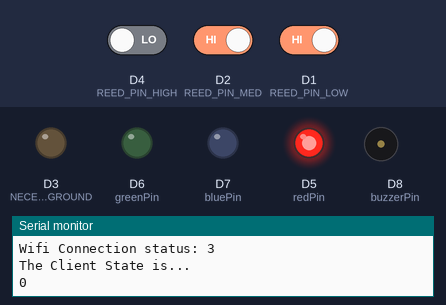
The sketch below on a simulated ESP8266 (Wemos D1 mini). On the bench: output pins drawn as LEDs (lit = HIGH), buzzer (waves = sounding), the last lines printed to the serial monitor. Dashed ring = blinking. The inputs (shaded band) are chosen by the test bench; at power-on: D1 (REED_PIN_LOW) HIGH, D2 (REED_PIN_MED) HIGH, D4 (REED_PIN_HIGH) LOW. WiFi joins after 1.5 s; servers stay silent unless stated; no MQTT or app messages arrive unless stated.

Above: at 4.7 s.
4.8 s: D1 (REED_PIN_LOW) driven LOW
At 5.9 s:
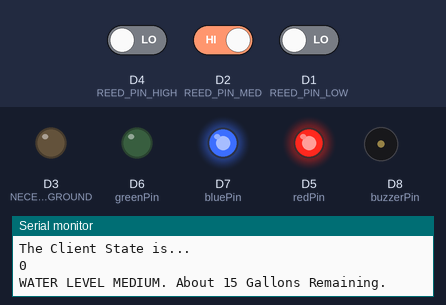
6.3 s: D2 (REED_PIN_MED) driven LOW
At 7.3 s:
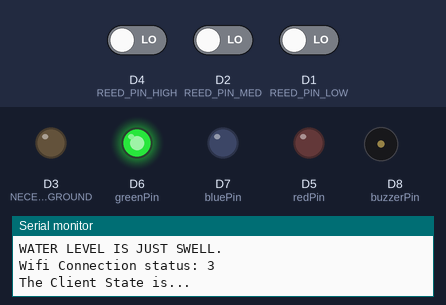
7.9 s: D4 (REED_PIN_HIGH) driven HIGH
At 8.3 s:
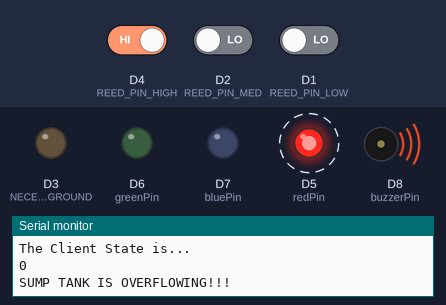
10.9 s: D4 (REED_PIN_HIGH) driven LOW
At 12.2 s:
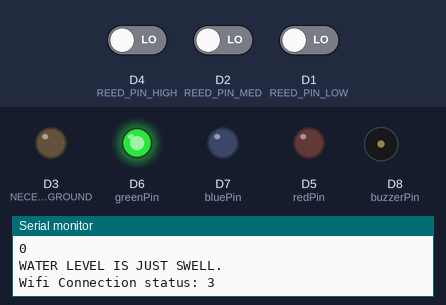
13.9 s: D2 (REED_PIN_MED) driven HIGH
At 14.7 s:
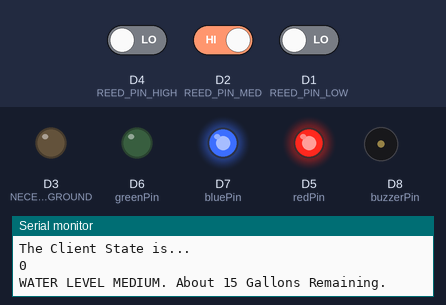
16.9 s: D1 (REED_PIN_LOW) driven HIGH
At 17.5 s:
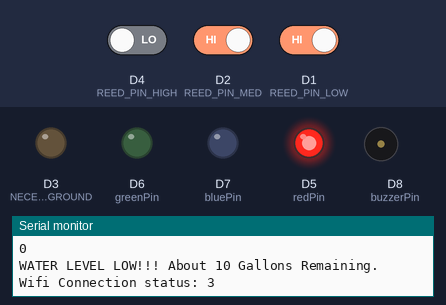
Timing chart, 0 to 19.9 s (numbered marks = the images above; inputs shaded):
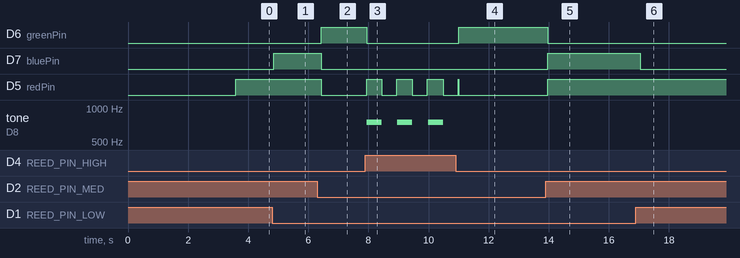

The sketch:

WATER_LEVEL_MONITORING.ino
```cpp
//////////////////////////////////////////////////
// Finalized code for water level
// measuring and reporting for
// The Greaux Engineering System.
// Includes wireless connectivity and MQTT
// data transfer.
//
// Written by Chase Brumfield and Kevin Baudoin
/////////////////////////////////////////////////
// DONT FORGET TO CHANGE NETWORK ID VARIABLES TO YOUR
// NETWORK NAME AND PASSWORD.  ALSO CHANGE THE MQTT IP
// ADDRESS VARIABLE TO YOUR MQTT IP ADDRESS
//////////////////////////////////////////////////
// 1. Connects to wifi and MQTT
// 2. Reports the water level based on the status (open
//    or closed) of three broken finger switches
//////////////////////////////////////////////////
// IMPORTANT NOTE: Because of the way
// The WEMOS uses pins to reset itself, you
// Must open the circuit associated with pin
// D4 to upload a new sketch
/////////////////////////////////////////////////

#include <PubSubClient.h>        //enable MQTT Library
#include <ESP8266WiFi.h>
extern "C"{
#include "user_interface.h"
}
///////////////////////////////////
//////////COUNTER VARIABLES////////
///////////////////////////////////

unsigned long previousMillis = 0;
int release_counter = 0;

////////////////////////////////
//MQTT//////////////////////////
////////////////////////////////

const char* mqtt_server = "YOUR MQTT SERVER IP ADDRESS";    //MQTT Server IP Address
WiFiClient espClient3;           //Create Wifi client named espClient
PubSubClient client(espClient3);

/////////////////////////////////////////////
/////// Wifi Variables //////////////////////
/////////////////////////////////////////////
const char* ssid = "YOUR NETWORK SSID NAME";        //Internet Network Name
const char* password = "YOUR NETWORK PASSWORD";    //Wifi Password
char c[8];
long lastMsg = 0;
int value = 0;

///////////////////////////////////////////////
// Reconnect Function /////////////////////////
///////////////////////////////////////////////

void reconnect() {
  // Loop until we're reconnected
  while (!client.connected()) {
    Serial.print("Attempting MQTT connection...");
    // Attempt to connect
    if (client.connect("ESP8266Client3")) {
      Serial.println("connected");
    } else {
      Serial.print("failed, rc=");
      Serial.print(client.state());
      Serial.println(" try again in 5 seconds");
      // Wait 5 seconds before retrying
      delay(5000);
    }
  }
}

/////////////////////////////////////////////
// Wifi-Setup Function //////////////////////
/////////////////////////////////////////////

void setup_wifi() {

  delay(10);
  Serial.println();
  Serial.print("Connecting to ");
  Serial.println(ssid);
  wifi_set_sleep_type(NONE_SLEEP_T);
  WiFi.persistent(false); //These 3 lines are a required work around
  WiFi.mode(WIFI_OFF);    //otherwise the module will not reconnect
  WiFi.mode(WIFI_STA);    //if it gets disconnected
  WiFi.begin(ssid, password);

  while (WiFi.status() != WL_CONNECTED) {
    delay(500);
    Serial.print(".");
  }

  Serial.println("");
  Serial.println("WiFi connected");
  Serial.println("IP address: ");
  Serial.println(WiFi.localIP());
}

//Initialize all pins as LOW and assign
//different pins to appripriate tri-color
//LED Values

const int REED_PIN_LOW  = D1;      // LED_LOW pin - active-high
const int REED_PIN_MED  = D2;      // LED_MED pin - active-high
const int REED_PIN_HIGH = D4;      // LED_HIGH pin - active-high
const int NECESSARY_GROUND = D3;

int redPin = D5;
int greenPin = D6;
int bluePin = D7;

int buzzerPin = D8;

void setup()
{
  Serial.begin(9600);

  pinMode(NECESSARY_GROUND, OUTPUT);
  digitalWrite(NECESSARY_GROUND, LOW);

  pinMode(REED_PIN_LOW, INPUT_PULLUP);
  pinMode(REED_PIN_MED, INPUT_PULLUP);
  pinMode(REED_PIN_HIGH, INPUT);
  digitalWrite(REED_PIN_HIGH, HIGH);

  pinMode(redPin, OUTPUT);
  pinMode(greenPin, OUTPUT);
  pinMode(bluePin, OUTPUT);

  pinMode(buzzerPin, OUTPUT);

  setup_wifi();                         //run wifi setup function
  delay(1000);
  client.setServer(mqtt_server, 1883);  //Set MQTT server to port 1883
  delay(1000);
}

void loop()
{
unsigned long currentMillis = millis();

 Serial.printf("Wifi Connection status: %d\n", WiFi.status());

   if (!client.connected()) {
    reconnect();
  }
  client.loop();
  Serial.println("The Client State is...");
  Serial.println(client.state());

  char msg[40];  // Buffer variable for MQTT data
  int proximity_low = digitalRead(REED_PIN_LOW);                              //
  int proximity_med = digitalRead(REED_PIN_MED);                              //
  int proximity_high = digitalRead(REED_PIN_HIGH);                            //


  if (proximity_low == HIGH)      // If the pin reads HIGH, the switch is OPEN, and water is LOW.
  {
    Serial.println("WATER LEVEL LOW!!! About 10 Gallons Remaining.");                                  //
    digitalWrite(redPin, HIGH);
    digitalWrite(greenPin, LOW);
    digitalWrite(bluePin, LOW);

    if(currentMillis - previousMillis >= 3000){
    client.publish("sensor/waterlevel/status", "LOW");
    client.publish("sensor/waterlevel/value", "10");
    previousMillis = currentMillis;
    }
  }

  else if (proximity_med == HIGH)
  {
    Serial.println("WATER LEVEL MEDIUM. About 15 Gallons Remaining.");
    digitalWrite(redPin, 1);
    digitalWrite(greenPin, 0);
    digitalWrite(bluePin, HIGH);

    if(currentMillis - previousMillis >= 3000){
    client.publish("sensor/waterlevel/status", "MEDIUM");
    client.publish("sensor/waterlevel/value", "15");
    previousMillis = currentMillis;
    }

    }


  else if (proximity_high == HIGH)
  {
    Serial.println("SUMP TANK IS OVERFLOWING!!!");
    digitalWrite(redPin, HIGH);
    digitalWrite(greenPin, LOW);
    digitalWrite(bluePin, LOW);

    if(currentMillis - previousMillis >= 3000){
    client.publish("sensor/waterlevel/status", "HIGH -- OVERFLOWING!!!");
    client.publish("sensor/waterlevel/value", "30");
    previousMillis = currentMillis;
    }

    tone(buzzerPin, 750, 500);
    //Serial.println("buzzer hot");
    delay(500);
    digitalWrite(redPin, LOW);
    digitalWrite(greenPin, LOW);
    digitalWrite(bluePin, LOW);
    //tone(buzzerPin, 0, 500);
    //Serial.println("buzzer off");
    delay(500);
    digitalWrite(redPin, HIGH);
    digitalWrite(greenPin, LOW);
    digitalWrite(bluePin, LOW);
    //tone(buzzerPin, 60, 500);
    //Serial.println("buzzer hot 2");
    }


  else
  {
    Serial.println("WATER LEVEL IS JUST SWELL.");
    digitalWrite(redPin, LOW);
    digitalWrite(greenPin, HIGH);
    digitalWrite(bluePin, LOW);

    if(currentMillis - previousMillis >= 3000){
    client.publish("sensor/waterlevel/status", "FULL");
    client.publish("sensor/waterlevel/value", "30");
    previousMillis = currentMillis;
    }
  }
}
```

Measured:
- after the input at 4.8 s, D7 (bluePin): LOW → HIGH after 0.06 s
- after the input at 6.3 s, D6 (greenPin): LOW → HIGH after 0.13 s; D7 (bluePin), D5 (redPin): HIGH → LOW after 0.13 s
- after the input at 7.9 s, D6 (greenPin): HIGH → LOW after 0.05 s; D5 (redPin): alternates HIGH for 0.52 s and LOW for 0.50 s, starting after 0.05 s; tone on D8 (buzzerPin): alternates 750 Hz for 0.50 s and silent for 0.52 s, starting after 0.05 s
- after the input at 10.9 s, D6 (greenPin): LOW → HIGH after 0.10 s; tone on D8 (buzzerPin): stops changing and stays silent
- after the input at 13.9 s, D6 (greenPin): HIGH → LOW after 0.08 s; D7 (bluePin), D5 (redPin): LOW → HIGH after 0.08 s
- after the input at 16.9 s, D7 (bluePin): HIGH → LOW after 0.15 s
